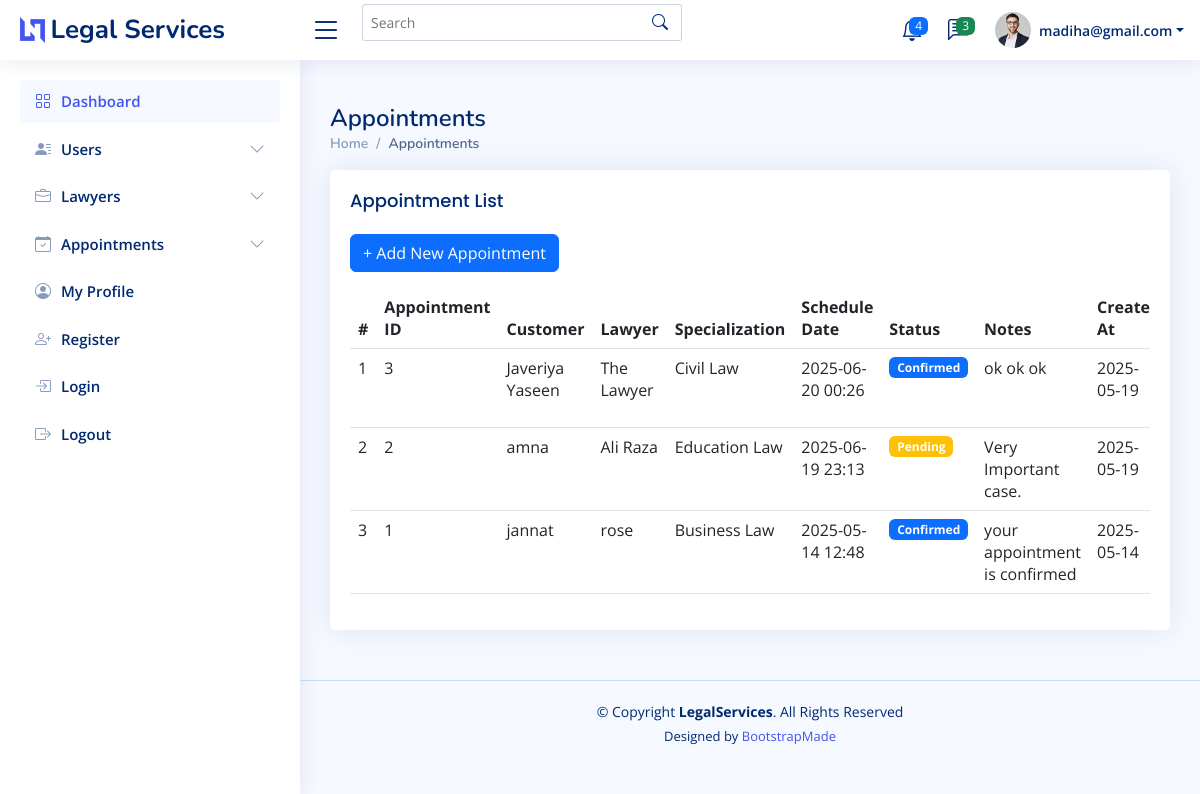
Page /admin/appointments.php (signed in) on the earlier database version.
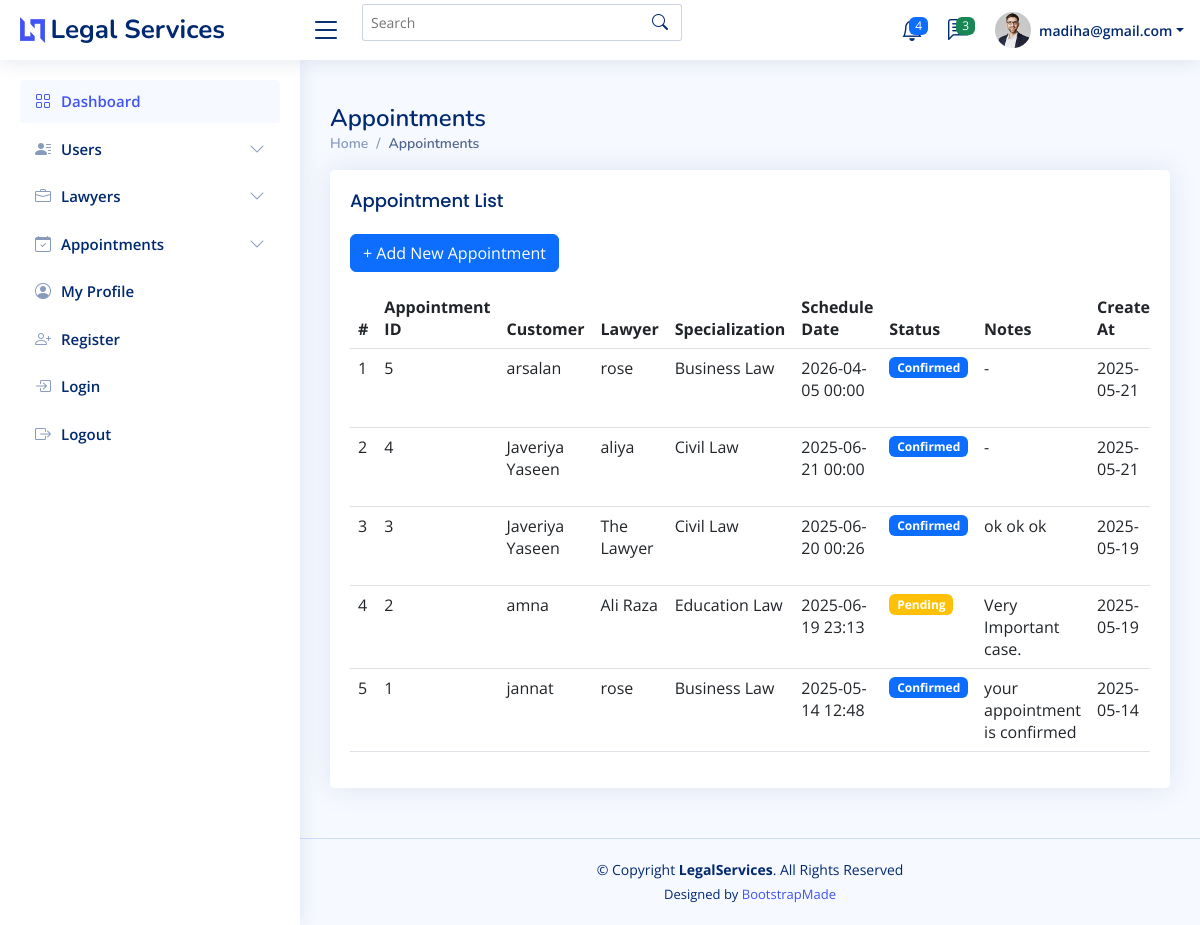
Same page on the later database version.
### tables this page shows
CREATE TABLE `appointments` (
  `appointment_id` int(11) NOT NULL,
  `customer_id` int(11) NOT NULL,
  `lawyer_id` int(11) NOT NULL,
  `schedule_date` datetime NOT NULL,
  `status` enum('Pending','Confirmed','Completed') DEFAULT 'Pending',
  `notes` text DEFAULT NULL,
  `created_at` timestamp NOT NULL DEFAULT current_timestamp()
);

CREATE TABLE `users` (
  `user_id` int(11) NOT NULL,
  `name` varchar(100) NOT NULL,
  `email` varchar(150) NOT NULL,
  `password` varchar(255) NOT NULL,
  `profile_photo` varchar(255) DEFAULT NULL,
  `user_type` enum('Customer','Lawyer','Admin') NOT NULL,
  `city_id` int(11) DEFAULT NULL,
  `created_at` timestamp NOT NULL DEFAULT current_timestamp(),
  `contact_info` varchar(255) DEFAULT NULL
);

CREATE TABLE `specializations` (
  `specialization_id` int(11) NOT NULL,
  `specialization_name` varchar(100) NOT NULL,
  `service_icon` text DEFAULT NULL,
  `description` text DEFAULT NULL
);

### admin/appointments.php (the view, shortened to what this page needs)
<?php
include('inc.header.php');
$appointments = [];
$query = "
  SELECT
    a.appointment_id,
    a.schedule_date,
    a.status,
    a.notes,
    a.created_at,
    c.name AS customer_name,
    l.name AS lawyer_name,
    s.specialization_name
  FROM appointments a
  JOIN users c ON a.customer_id = c.user_id
  JOIN users l ON a.lawyer_id = l.user_id
  LEFT JOIN lawyers_profile lp ON l.user_id = lp.lawyer_id
  LEFT JOIN specializations s ON lp.specialization_id = s.specialization_id
  ORDER BY a.schedule_date DESC
";
$result = mysqli_query($conn, $query);
if ($result && mysqli_num_rows($result) > 0) {
  while ($row = mysqli_fetch_assoc($result)) {
    $appointments[] = $row;
  }
}
?>
<main id="main" class="main">
  <div class="pagetitle">
    <h1>Appointments</h1>
    <nav>
      <ol class="breadcrumb">
        <li class="breadcrumb-item"><a href="index.php">Home</a></li>
        <li class="breadcrumb-item active">Appointments</li>
      </ol>
    </nav>
  </div>
  <section class="section">
    <div class="row">
      <div class="col-lg-12">
        <div class="card">
          <div class="card-body">
            <h5 class="card-title">Appointment List</h5>
            <a href="appointment.create.php" class="btn btn-primary mb-3">+ Add New Appointment</a>
            <div class="table-responsive">
              <table class="table datatable">
                <thead>
                  <tr>
                    <th>#</th>
                    <th>Appointment ID</th>
                    <th>Customer</th>
                    <th>Lawyer</th>
                    <th>Specialization</th>
                    <th>Schedule Date</th>
                    <th>Status</th>
                    <th>Notes</th>
                    <th>Created At</th>
                  </tr>
                </thead>
                <tbody>
                  <?php if (!empty($appointments)): ?>
                    <?php foreach ($appointments as $index => $appt): ?>
                      <tr>
                        <td><?= $index + 1 ?></td>
                        <td><?= (int)$appt['appointment_id'] ?></td>
                        <td><?= htmlspecialchars($appt['customer_name']) ?></td>
                        <td><?= htmlspecialchars($appt['lawyer_name']) ?></td>
                        <td><?= htmlspecialchars($appt['specialization_name'] ?? 'N/A') ?></td>
                        <td><?= date('Y-m-d H:i', strtotime($appt['schedule_date'])) ?></td>
                        <td>
                          <span class="badge
                            <?= $appt['status'] == 'Completed' ? 'bg-success' :
                                 ($appt['status'] == 'Confirmed' ? 'bg-primary' : 'bg-warning') ?>">
                            <?= $appt['status'] ?>
                          </span>
                        </td>
                        <td><?= htmlspecialchars($appt['notes'] ?? '-') ?></td>
                        <td><?= date('Y-m-d', strtotime($appt['created_at'])) ?></td>
                      </tr>
                    <?php endforeach; ?>
                  <?php else: ?>
                    <tr>
                      <td colspan="10" class="text-center text-muted">No appointments found.</td>
                    </tr>
                  <?php endif; ?>
                </tbody>
              </table>
            </div>
          </div>
        </div>
      </div>
    </div>
  </section>
</main>
<?php include('inc.footer.php'); ?>

### admin/inc.connection.php (shortened to what this page needs)
<?php
$database = "legalservicesdb";
echo "$database Connected Successfully";

### admin/inc.header.php (shortened to what this page needs)
<?php
require('inc.connection.php');
?>
<!DOCTYPE html>
<html lang="en">
<head>
  <link href="assets/vendor/bootstrap/css/bootstrap.min.css" rel="stylesheet">
  <link href="assets/vendor/bootstrap-icons/bootstrap-icons.css" rel="stylesheet">
  <link href="assets/vendor/boxicons/css/boxicons.min.css" rel="stylesheet">
  <link href="assets/vendor/quill/quill.snow.css" rel="stylesheet">
  <link href="assets/vendor/quill/quill.bubble.css" rel="stylesheet">
  <link href="assets/vendor/remixicon/remixicon.css" rel="stylesheet">
  <link href="assets/vendor/simple-datatables/style.css" rel="stylesheet">
  <link href="assets/css/style.css" rel="stylesheet">
</head>
<body>
  <header id="header" class="header fixed-top d-flex align-items-center">
    <div class="d-flex align-items-center justify-content-between">
      <a href="index.html" class="logo d-flex align-items-center">
        <img src="assets/img/logo.png" alt="">
        <span class="d-none d-lg-block">Legal Services</span>
      </a>
      <i class="bi bi-list toggle-sidebar-btn"></i>
    </div>
    <div class="search-bar">
      <form class="search-form d-flex align-items-center" method="POST" action="#">
        <input type="text" name="query" placeholder="Search" title="Enter search keyword">
        <button type="submit" title="Search"><i class="bi bi-search"></i></button>
      </form>
    </div>
    <nav class="header-nav ms-auto">
      <ul class="d-flex align-items-center">
        <li class="nav-item dropdown">
          <a class="nav-link nav-icon" href="#" data-bs-toggle="dropdown">
            <span class="badge bg-primary badge-number">4</span>
          </a>
        </li>
        <li class="nav-item dropdown">
          <a class="nav-link nav-icon" href="#" data-bs-toggle="dropdown">
            <span class="badge bg-success badge-number">3</span>
          </a>
        </li>
        <li class="nav-item dropdown pe-3">
          <a class="nav-link nav-profile d-flex align-items-center pe-0" href="#" data-bs-toggle="dropdown">
            <img src="assets/img/profile-img.jpg" alt="Profile" class="rounded-circle">
            <span class="d-none d-md-block dropdown-toggle ps-2"><?php echo $_SESSION['Email'];?></span>
          </a>
        </li>
      </ul>
    </nav>
  </header>
<aside id="sidebar" class="sidebar">
  <ul class="sidebar-nav" id="sidebar-nav">
    <li class="nav-item">
      <a class="nav-link" href="index.php">
        <i class="bi bi-grid"></i>
        <span>Dashboard</span>
      </a>
    </li>
    <li class="nav-item">
      <a class="nav-link collapsed" data-bs-target="#user-nav" data-bs-toggle="collapse" href="#">
        <i class="bi bi-person-lines-fill"></i><span>Users</span><i class="bi bi-chevron-down ms-auto"></i>
      </a>
    </li>
    <li class="nav-item">
      <a class="nav-link collapsed" data-bs-target="#lawyer-nav" data-bs-toggle="collapse" href="#">
        <i class="bi bi-briefcase"></i><span>Lawyers</span><i class="bi bi-chevron-down ms-auto"></i>
      </a>
    </li>
    <li class="nav-item">
      <a class="nav-link collapsed" data-bs-target="#appointments-nav" data-bs-toggle="collapse" href="#">
        <i class="bi bi-calendar-check"></i><span>Appointments</span><i class="bi bi-chevron-down ms-auto"></i>
      </a>
    </li>
    <li class="nav-item">
      <a class="nav-link collapsed" href="userprofile.php">
        <i class="bi bi-person-circle"></i>
        <span>My Profile</span>
      </a>
    </li>
    <li class="nav-item">
      <a class="nav-link collapsed" href="register.php">
        <i class="bi bi-person-plus"></i>
        <span>Register</span>
      </a>
    </li>
    <li class="nav-item">
      <a class="nav-link collapsed" href="login.php">
        <i class="bi bi-box-arrow-in-right"></i>
        <span>Login</span>
      </a>
    </li>
    <li class="nav-item">
      <a class="nav-link collapsed" href="logout.php">
        <i class="bi bi-box-arrow-right"></i>
        <span>Logout</span>
      </a>
    </li>
  </ul>
</aside>

### admin/inc.footer.php (shortened to what this page needs)
<footer id="footer" class="footer">
    <div class="copyright">
      &copy; Copyright <strong><span>LegalServices</span></strong>. All Rights Reserved
    </div>
    <div class="credits">
      Designed by <a href="https://bootstrapmade.com/">BootstrapMade</a>
    </div>
  </footer>
</body>
</html>

### admin/assets/css/style.css (style rules this page uses)
:root { scroll-behavior: smooth; }
body { font-family: "Open Sans", sans-serif; background: #f6f9ff; color: #444444; }
a { color: #4154f1; text-decoration: none; }
h1, h2, h3, h4, h5, h6 { font-family: "Nunito", sans-serif; }
#main { margin-top: 60px; padding: 20px 30px; transition: all 0.3s; }
.pagetitle { margin-bottom: 10px; }
.pagetitle h1 { font-size: 24px; margin-bottom: 0; font-weight: 600; color: #012970; }
.card { margin-bottom: 30px; border: none; border-radius: 5px; box-shadow: 0px 0 30px rgba(1, 41, 112, 0.1); }
.card-title { padding: 20px 0 15px 0; font-size: 18px; font-weight: 500; color: #012970; font-family: "Poppins", sans-serif; }
.card-body { padding: 0 20px 20px 20px; }
.breadcrumb { font-size: 14px; font-family: "Nunito", sans-serif; color: #899bbd; font-weight: 600; }
.breadcrumb a { color: #899bbd; transition: 0.3s; }
.breadcrumb .breadcrumb-item::before { color: #899bbd; }
.breadcrumb .active { color: #51678f; font-weight: 600; }
.logo { line-height: 1; }
@media (min-width: 1200px) { .logo { width: 280px; } }
.logo img { max-height: 26px; margin-right: 6px; }
.logo span { font-size: 26px; font-weight: 700; color: #012970; font-family: "Nunito", sans-serif; }
.header { transition: all 0.5s; z-index: 997; height: 60px; box-shadow: 0px 2px 20px rgba(1, 41, 112, 0.1); background-color: #fff; padding-left: 20px; }
.header .toggle-sidebar-btn { font-size: 32px; padding-left: 10px; cursor: pointer; color: #012970; }
.header .search-bar { min-width: 360px; padding: 0 20px; }
.header .search-form { width: 100%; }
.header .search-form input { border: 0; font-size: 14px; color: #012970; border: 1px solid rgba(1, 41, 112, 0.2); padding: 7px 38px 7px 8px; border-radius: 3px; transition: 0.3s; width: 100%; }
.header .search-form button { border: 0; padding: 0; margin-left: -30px; background: none; }
.header .search-form button i { color: #012970; }
.header-nav ul { list-style: none; }
.header-nav>ul { margin: 0; padding: 0; }
.header-nav .nav-icon { font-size: 22px; color: #012970; margin-right: 25px; position: relative; }
.header-nav .nav-profile { color: #012970; }
.header-nav .nav-profile img { max-height: 36px; }
.header-nav .nav-profile span { font-size: 14px; font-weight: 600; }
.header-nav .badge-number { position: absolute; inset: -2px -5px auto auto; font-weight: normal; font-size: 12px; padding: 3px 6px; }
.sidebar { position: fixed; top: 60px; left: 0; bottom: 0; width: 300px; z-index: 996; transition: all 0.3s; padding: 20px; overflow-y: auto; scrollbar-width: thin; scrollbar-color: #aab7cf transparent; box-shadow: 0px 0px 20px rgba(1, 41, 112, 0.1); background-color: #fff; }
@media (min-width: 1200px) { #main, #footer { margin-left: 300px; } }
.sidebar-nav { padding: 0; margin: 0; list-style: none; }
.sidebar-nav li { padding: 0; margin: 0; list-style: none; }
.sidebar-nav .nav-item { margin-bottom: 5px; }
.sidebar-nav .nav-link { display: flex; align-items: center; font-size: 15px; font-weight: 600; color: #4154f1; transition: 0.3; background: #f6f9ff; padding: 10px 15px; border-radius: 4px; }
.sidebar-nav .nav-link i { font-size: 16px; margin-right: 10px; color: #4154f1; }
.sidebar-nav .nav-link.collapsed { color: #012970; background: #fff; }
.sidebar-nav .nav-link.collapsed i { color: #899bbd; }
.sidebar-nav .nav-link .bi-chevron-down { margin-right: 0; transition: transform 0.2s ease-in-out; }
.footer { padding: 20px 0; font-size: 14px; transition: all 0.3s; border-top: 1px solid #cddfff; }
.footer .copyright { text-align: center; color: #012970; }
.footer .credits { padding-top: 5px; text-align: center; font-size: 13px; color: #012970; }

Differences in the rows shown:
added appointments: appointment_id "5", customer.name "arsalan", lawyer.name "rose", specializations.specialization_name "Business Law", schedule_date "2026-04-05 00:00", status "Confirmed", notes "-", created_at "2025-05-21"
added appointments: appointment_id "4", customer.name "Javeriya Yaseen", lawyer.name "aliya", specializations.specialization_name "Civil Law", schedule_date "2025-06-21 00:00", status "Confirmed", notes "-", created_at "2025-05-21"
